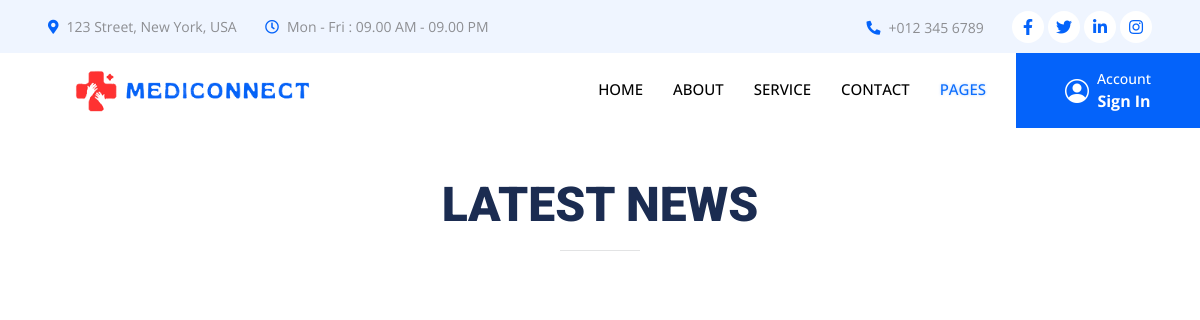
The page /news_page.php on the database as committed earlier.
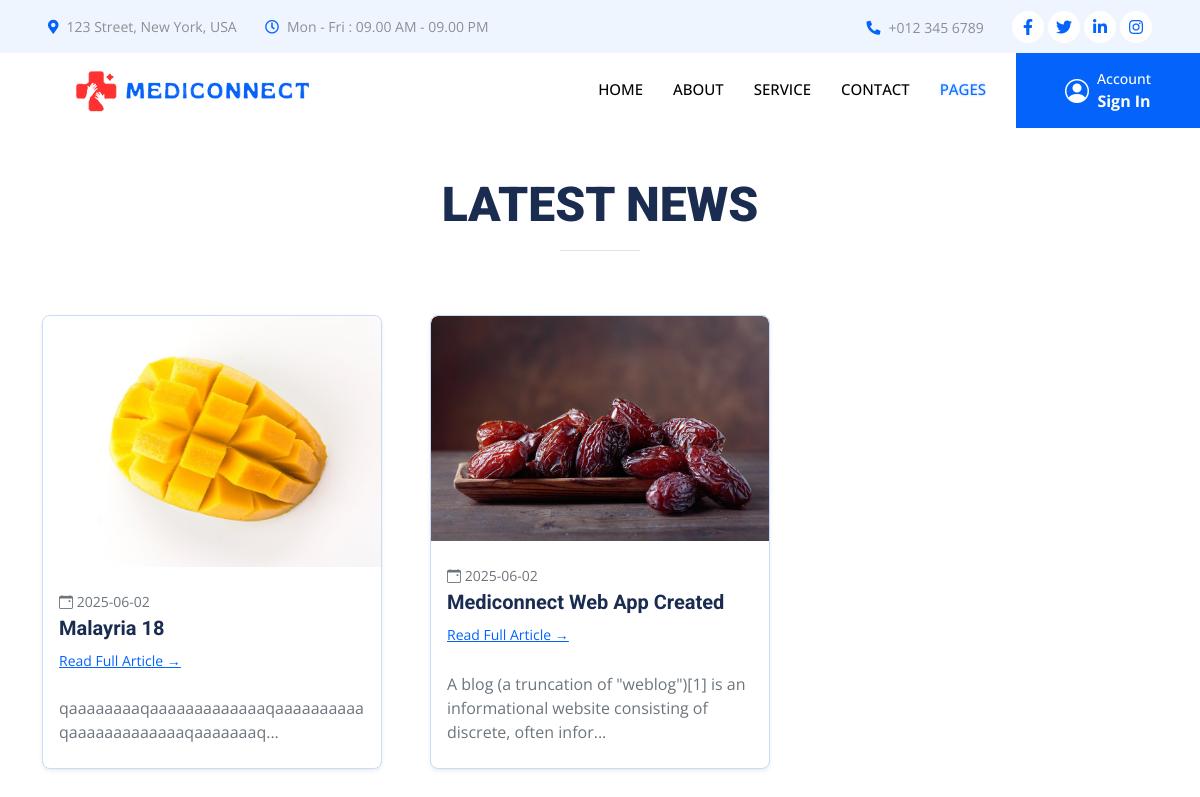
The same page on the database as committed later.
### tables this page shows
CREATE TABLE `news` (
  `id` int(11) NOT NULL,
  `title` varchar(50) NOT NULL,
  `content` varchar(500) DEFAULT NULL,
  `date` date DEFAULT NULL,
  `card_image` varchar(1000) DEFAULT NULL,
  `banner_image` varchar(1000) DEFAULT NULL
);

### news_page.php (the view, shortened to what this page needs)
<!DOCTYPE html>
<html lang="en">
<head>
    <link href="https://cdnjs.cloudflare.com/ajax/libs/font-awesome/5.10.0/css/all.min.css" rel="stylesheet">
    <link href="https://cdn.jsdelivr.net/npm/bootstrap-icons@1.4.1/font/bootstrap-icons.css" rel="stylesheet">
    <link href="lib/animate/animate.min.css" rel="stylesheet">
    <link href="lib/owlcarousel/assets/owl.carousel.min.css" rel="stylesheet">
    <link href="lib/tempusdominus/css/tempusdominus-bootstrap-4.min.css" rel="stylesheet" />
    <link href="css/bootstrap.min.css" rel="stylesheet">
    <link href="css/style.css" rel="stylesheet">
</head>
<body>
   <?php
    include('components/navbar.php');
  ?>
 <div class="container-fluid">
   <section class="bsb-blog-5 py-5">
  <div class="container">
    <div class="row justify-content-center mb-5">
      <div class='col-auto text-center'>
        <h2 class='display-5'>LATEST NEWS</h2>
        <hr class='w-25 mx-auto border-dark-subtle'>
      </div>
    </div>
    <div class='row gy-4 gx-lg-5'>
      <?php
include("connection.php");
$query = "SELECT * FROM news";
$result = mysqli_query($conn, $query);
while($row = mysqli_fetch_assoc($result)) {
    echo "
    <div class='col-12 col-md-6 col-lg-4'>
      <article class='card border rounded-3 shadow-sm h-100 overflow-hidden'>
        <figure class='card-img-top position-relative m-0'>
          <a href='news_description.php?id=" . $row['id'] . "'>
            <img src='Admin_dashboard/src/assets/images/newsimg/".$row['card_image']."'
                class='img-fluid bsb-hover-scale-up w-100'
                alt='Medical News'>
            <figcaption class='position-absolute top-0 start-0 w-100 h-100 d-flex flex-column justify-content-center align-items-center opacity-0 hover-opacity-100 transition bg-dark bg-opacity-50'>
              <svg xmlns='http://www.w3.org/2000/svg' width='32' height='32' fill='currentColor'
                  class='bi bi-eye text-white mb-2' viewBox='0 0 16 16'>
                <path d='M16 8s-3-5.5-8-5.5S0 8 0 8s3 5.5 8 5.5S16 8 16 8z'/>
                <path d='M8 5.5a2.5 2.5 0 1 0 0 5'/>
              </svg>
              <h4 class='h6 text-white'>Read More</h4>
            </figcaption>
          </a>
        </figure>
        <div class='card-body px-3 pt-4'>
          <p class='text-muted small mb-1'><i class='bi bi-calendar-event'></i> " . $row['date'] . "</p>
          <h3 class='h5 fw-semibold mb-2'>
            <a href='news_des.php?id=". $row['id'] . "' class='link-dark text-decoration-none'>" . $row['title'] . "</a>
          </h3>
          <a href='news_des.php?id=" . $row['id'] . "' class='text-primary small text-decoration-underline'>Read Full Article →</a>
        </div>
        <div class='card-footer bg-transparent border-0 px-3 pb-4'>
          <p class='fs-6 text-secondary mb-0'>" . substr($row['content'], 0, 100) . "...</p>
        </div>
      </article>
    </div>
    ";
}
?>
    </div>
  </div>
</section>
 </div>
</body>
</html>

Rows that differ between the two databases and show on the page:
added news: card_image (picture), date "2025-06-02", title "Malayria 18", content "qaaaaaaaaqaaaaaaaaaaaaaqaaaaaaaaaaqaaaaaaaaaaaaaqaaaaaaaq"
added news: card_image (picture), date "2025-06-02", title "Mediconnect Web App Created", content "A blog (a truncation of \"weblog\")[1] is an informational website consisting of discrete, often infor"
